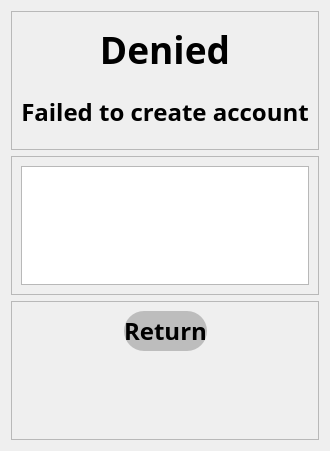
           <widget class="QWidget" name="sign_up_fa_page5">
            <layout class="QVBoxLayout" name="verticalLayout_9">
             <item>
              <layout class="QVBoxLayout" name="verticalLayout_8" stretch="1,1,1">
               <item>
                <widget class="QFrame" name="frame_14">
                 <property name="frameShape">
                  <enum>QFrame::StyledPanel</enum>
                 </property>
                 <property name="frameShadow">
                  <enum>QFrame::Raised</enum>
                 </property>
                 <layout class="QGridLayout" name="gridLayout_28">
                  <item row="0" column="0">
                   <layout class="QGridLayout" name="gridLayout_27">
                    <item row="0" column="0">
                     <widget class="QLabel" name="label_19">
                      <property name="font">
                       <font>
                        <family>Bahnschrift SemiBold</family>
                        <pointsize>28</pointsize>
                        <weight>75</weight>
                        <bold>true</bold>
                       </font>
                      </property>
                      <property name="text">
                       <string>Denied</string>
                      </property>
                      <property name="alignment">
                       <set>Qt::AlignCenter</set>
                      </property>
                     </widget>
                    </item>
                    <item row="1" column="0">
                     <widget class="QLabel" name="label_20">
                      <property name="font">
                       <font>
                        <family>Bahnschrift SemiBold</family>
                        <pointsize>18</pointsize>
                        <weight>75</weight>
                        <bold>true</bold>
                       </font>
                      </property>
                      <property name="text">
                       <string>Failed to create account</string>
                      </property>
                      <property name="alignment">
                       <set>Qt::AlignCenter</set>
                      </property>
                     </widget>
                    </item>
                   </layout>
                  </item>
                 </layout>
                </widget>
               </item>
               <item>
                <widget class="QFrame" name="frame_13">
                 <property name="frameShape">
                  <enum>QFrame::StyledPanel</enum>
                 </property>
                 <property name="frameShadow">
                  <enum>QFrame::Raised</enum>
                 </property>
                 <layout class="QGridLayout" name="gridLayout_30">
                  <item row="0" column="0">
                   <layout class="QGridLayout" name="gridLayout_29">
                    <item row="0" column="0">
                     <widget class="QTextBrowser" name="textBrowser_2">
                      <property name="font">
                       <font>
                        <family>Bahnschrift SemiBold</family>
                        <pointsize>18</pointsize>
                        <weight>75</weight>
                        <bold>true</bold>
                       </font>
                      </property>
                     </widget>
                    </item>
                   </layout>
                  </item>
                 </layout>
                </widget>
               </item>
               <item>
                <widget class="QFrame" name="frame_12">
                 <property name="frameShape">
                  <enum>QFrame::StyledPanel</enum>
                 </property>
                 <property name="frameShadow">
                  <enum>QFrame::Raised</enum>
                 </property>
                 <layout class="QGridLayout" name="gridLayout_32">
                  <item row="0" column="0">
                   <layout class="QGridLayout" name="gridLayout_31" rowstretch="1,2" columnstretch="3,2,3" rowminimumheight="0,0">
                    <item row="0" column="1">
                     <widget class="QPushButton" name="to_sign_up_page_2">
                      <property name="sizePolicy">
                       <sizepolicy hsizetype="Minimum" vsizetype="Expanding">
                        <horstretch>0</horstretch>
                        <verstretch>0</verstretch>
                       </sizepolicy>
                      </property>
                      <property name="font">
                       <font>
                        <family>Bahnschrift SemiBold</family>
                        <pointsize>18</pointsize>
                        <weight>75</weight>
                        <bold>true</bold>
                       </font>
                      </property>
                      <property name="styleSheet">
                       <string notr="true">QPushButton{background-color: rgb(189,189,189); border-radius:20px; color:rgb(0,0,0);}</string>
                      </property>
                      <property name="text">
                       <string>Return</string>
                      </property>
                     </widget>
                    </item>
                    <item row="0" column="0">
                     <spacer name="horizontalSpacer_18">
                      <property name="orientation">
                       <enum>Qt::Horizontal</enum>
                      </property>
                      <property name="sizeHint" stdset="0">
                       <size>
                        <width>40</width>
                        <height>20</height>
                       </size>
                      </property>
                     </spacer>
                    </item>
                    <item row="0" column="2">
                     <spacer name="horizontalSpacer_19">
                      <property name="orientation">
                       <enum>Qt::Horizontal</enum>
                      </property>
                      <property name="sizeHint" stdset="0">
                       <size>
                        <width>40</width>
                        <height>20</height>
                       </size>
                      </property>
                     </spacer>
                    </item>
                    <item row="1" column="1">
                     <spacer name="verticalSpacer_12">
                      <property name="orientation">
                       <enum>Qt::Vertical</enum>
                      </property>
                      <property name="sizeHint" stdset="0">
                       <size>
                        <width>20</width>
                        <height>40</height>
                       </size>
                      </property>
                     </spacer>
                    </item>
                   </layout>
                  </item>
                 </layout>
                </widget>
               </item>
              </layout>
             </item>
            </layout>
           </widget>
